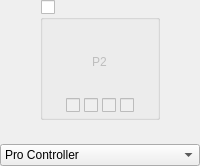
            <widget class="QWidget" name="widgetPlayer2" native="true">
             <layout class="QVBoxLayout" name="verticalLayout_29">
              <property name="spacing">
               <number>5</number>
              </property>
              <property name="leftMargin">
               <number>0</number>
              </property>
              <property name="topMargin">
               <number>0</number>
              </property>
              <property name="rightMargin">
               <number>0</number>
              </property>
              <property name="bottomMargin">
               <number>0</number>
              </property>
              <item alignment="Qt::AlignHCenter">
               <widget class="QGroupBox" name="groupPlayer2Connected">
                <property name="minimumSize">
                 <size>
                  <width>120</width>
                  <height>120</height>
                 </size>
                </property>
                <property name="maximumSize">
                 <size>
                  <width>120</width>
                  <height>120</height>
                 </size>
                </property>
                <property name="title">
                 <string/>
                </property>
                <property name="checkable">
                 <bool>true</bool>
                </property>
                <property name="checked">
                 <bool>false</bool>
                </property>
                <layout class="QVBoxLayout" name="verticalLayout_5" stretch="1,0">
                 <property name="spacing">
                  <number>7</number>
                 </property>
                 <property name="leftMargin">
                  <number>14</number>
                 </property>
                 <property name="topMargin">
                  <number>7</number>
                 </property>
                 <property name="rightMargin">
                  <number>14</number>
                 </property>
                 <property name="bottomMargin">
                  <number>4</number>
                 </property>
                 <item>
                  <widget class="PlayerControlPreview" name="controllerPlayer2">
                   <property name="styleSheet">
                    <string notr="true"/>
                   </property>
                   <layout class="QVBoxLayout" name="verticalLayout_13">
                    <property name="topMargin">
                     <number>16</number>
                    </property>
                    <item alignment="Qt::AlignHCenter|Qt::AlignVCenter">
                     <widget class="QLabel" name="labelPlayer2">
                      <property name="text">
                       <string>P2</string>
                      </property>
                     </widget>
                    </item>
                   </layout>
                  </widget>
                 </item>
                 <item alignment="Qt::AlignHCenter">
                  <widget class="QWidget" name="Player2LEDs" native="true">
                   <property name="enabled">
                    <bool>false</bool>
                   </property>
                   <property name="minimumSize">
                    <size>
                     <width>0</width>
                     <height>10</height>
                    </size>
                   </property>
                   <layout class="QHBoxLayout" name="horizontalLayout_8">
                    <property name="spacing">
                     <number>4</number>
                    </property>
                    <property name="leftMargin">
                     <number>0</number>
                    </property>
                    <property name="topMargin">
                     <number>0</number>
                    </property>
                    <property name="rightMargin">
                     <number>0</number>
                    </property>
                    <property name="bottomMargin">
                     <number>0</number>
                    </property>
                    <item>
                     <widget class="QCheckBox" name="checkboxPlayer2LED1"/>
                    </item>
                    <item>
                     <widget class="QCheckBox" name="checkboxPlayer2LED2"/>
                    </item>
                    <item>
                     <widget class="QCheckBox" name="checkboxPlayer2LED3"/>
                    </item>
                    <item>
                     <widget class="QCheckBox" name="checkboxPlayer2LED4"/>
                    </item>
                   </layout>
                  </widget>
                 </item>
                </layout>
               </widget>
              </item>
              <item>
               <widget class="QWidget" name="Player2Explain" native="true">
                <property name="minimumSize">
                 <size>
                  <width>0</width>
                  <height>10</height>
                 </size>
                </property>
                <property name="maximumSize">
                 <size>
                  <width>150</width>
                  <height>16777215</height>
                 </size>
                </property>
                <layout class="QVBoxLayout" name="verticalLayout_37">
                 <property name="spacing">
                  <number>0</number>
                 </property>
                 <property name="leftMargin">
                  <number>0</number>
                 </property>
                 <property name="topMargin">
                  <number>0</number>
                 </property>
                 <property name="rightMargin">
                  <number>0</number>
                 </property>
                 <property name="bottomMargin">
                  <number>0</number>
                 </property>
                 <item>
                  <widget class="QLabel" name="labelPlayer2Explain">
                   <property name="alignment">
                    <set>Qt::AlignCenter</set>
                   </property>
                  </widget>
                 </item>
                </layout>
               </widget>
              </item>
              <item>
               <widget class="QComboBox" name="comboPlayer2Emulated">
                <item>
                 <property name="text">
                  <string>Pro Controller</string>
                 </property>
                </item>
                <item>
                 <property name="text">
                  <string>Joy-Con 2 Pair</string>
                 </property>
                </item>
                <item>
                 <property name="text">
                  <string>Joy-Con 2 (L)</string>
                 </property>
                </item>
                <item>
                 <property name="text">
                  <string>Joy-Con 2 (R)</string>
                 </property>
                </item>
               </widget>
              </item>
             </layout>
            </widget>
